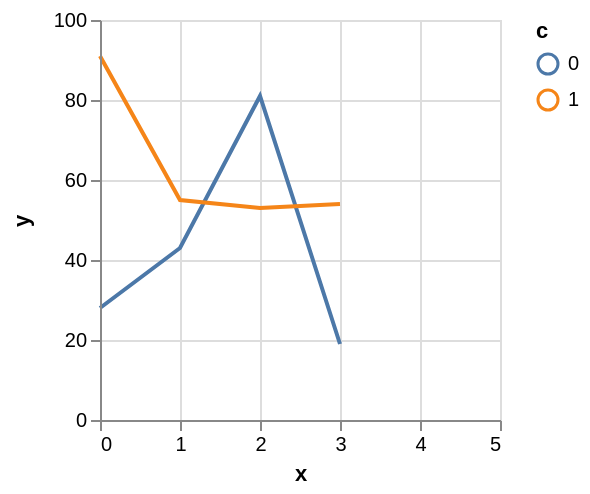

This figure's Vega-Lite source:
### Vega specification from a JSON file in a GitHub repository (floating-point values rounded to 4 significant figures)
{"$schema": "https://vega.github.io/schema/vega/v3.json", "autosize": "pad", "padding": 5, "width": 200, "height": 200, "style": "cell", "data": [{"name": "source_0", "values": [{"x": 0, "y": 28, "c": 0}, {"x": 0, "y": 91, "c": 1}, {"x": 1, "y": 43, "c": 0}, {"x": 1, "y": 55, "c": 1}, {"x": 2, "y": 81, "c": 0}, {"x": 2, "y": 53, "c": 1}, {"x": 3, "y": 19, "c": 0}]}, {"name": "data_0", "source": "source_0", "transform": [{"type": "formula", "expr": "toNumber(datum[\"x\"])", "as": "x"}, {"type": "impute", "field": "y", "key": "x", "method": "value", "groupby": ["c"], "value": null}, {"type": "window", "as": ["imputed_y_value"], "ops": ["mean"], "fields": ["y"], "frame": [-2, 2], "ignorePeers": false, "groupby": ["c"]}, {"type": "formula", "expr": "datum.y === null ? datum.imputed_y_value : datum.y", "as": "y"}]}], "marks": [{"name": "pathgroup", "type": "group", "from": {"facet": {"name": "faceted_path_main", "data": "data_0", "groupby": ["c"]}}, "encode": {"update": {"width": {"field": {"group": "width"}}, "height": {"field": {"group": "height"}}}}, "marks": [{"name": "marks", "type": "line", "style": ["line"], "sort": {"field": "datum[\"x\"]", "order": "descending"}, "from": {"data": "faceted_path_main"}, "encode": {"update": {"stroke": {"scale": "color", "field": "c"}, "x": {"scale": "x", "field": "x"}, "y": {"scale": "y", "field": "y"}, "defined": {"signal": "datum[\"x\"] !== null && !isNaN(datum[\"x\"]) && datum[\"y\"] !== null && !isNaN(datum[\"y\"])"}}}}]}], "scales": [{"name": "x", "type": "linear", "domain": {"data": "data_0", "field": "x"}, "range": [0, {"signal": "width"}], "nice": 1, "zero": false}, {"name": "y", "type": "linear", "domain": {"data": "data_0", "field": "y"}, "range": [{"signal": "height"}, 0], "nice": true, "zero": true}, {"name": "color", "type": "ordinal", "domain": {"data": "data_0", "field": "c", "sort": true}, "range": "category"}], "axes": [{"scale": "x", "orient": "bottom", "grid": false, "title": "x", "labelFlush": true, "labelOverlap": true, "tickCount": {"signal": "ceil(width/40)"}, "zindex": 1}, {"scale": "x", "orient": "bottom", "grid": true, "tickCount": {"signal": "ceil(width/40)"}, "gridScale": "y", "domain": false, "labels": false, "maxExtent": 0, "minExtent": 0, "ticks": false, "zindex": 0}, {"scale": "y", "orient": "left", "grid": false, "title": "y", "labelOverlap": true, "tickCount": {"signal": "ceil(height/40)"}, "zindex": 1}, {"scale": "y", "orient": "left", "grid": true, "tickCount": {"signal": "ceil(height/40)"}, "gridScale": "x", "domain": false, "labels": false, "maxExtent": 0, "minExtent": 0, "ticks": false, "zindex": 0}], "legends": [{"stroke": "color", "title": "c"}], "config": {"axisY": {"minExtent": 30}}}
